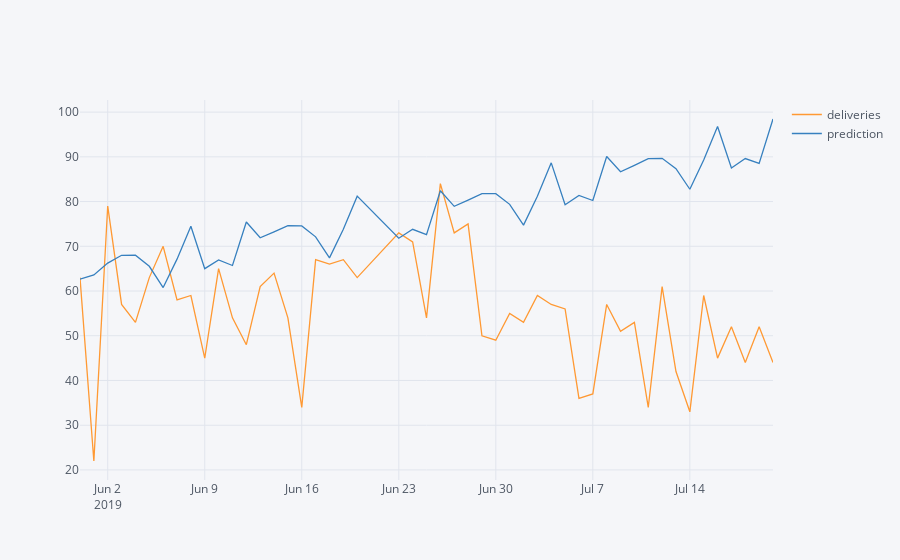

The cell this chart's notebook holds for it:
### Code cell
import pandas as pd
import cufflinks as cf
import plotly.plotly as ply
#from pmdarima.arima import auto_arima
from pyramid.arima import auto_arima

stepwise_model = auto_arima(data, start_p=1, start_q=1,
                            max_p=5, max_q=5, m=12,
                            start_P=0, seasonal=True,
                      d=1, D=1, trace=True,
                      error_action='ignore',  
suppress_warnings=True,
stepwise=True)
stepwise_model.aic()

train = data[:int(0.8*(len(data)))]
test = data [int(0.8*(len(data))):]
results = stepwise_model.fit(train)
print(results.summary().tables[1])

future_forecast = stepwise_model.predict(n_periods=len(test))
future_forecast = pd.DataFrame(future_forecast,
index=test.index,
columns=['prediction'])
pd.concat([test, future_forecast], axis=1).iplot()

### Figure 1 — Plotly figure (JSON) as saved in the notebook; plotly's stock layout.template omitted (floating-point values rounded to 4 significant figures)
{"data": [{"line": {"color": "rgba(255, 153, 51, 1.0)", "dash": "solid", "shape": "linear", "width": 1.3}, "mode": "lines", "name": "deliveries", "text": "", "type": "scatter", "uid": "16fe5105-a01a-4215-90bb-3e010d8b99ed", "x": ["2019-05-31", "2019-06-01", "2019-06-02", "2019-06-03", "2019-06-04", "2019-06-05", "2019-06-06", "2019-06-07", "2019-06-08", "2019-06-09", "2019-06-10", "2019-06-11", "2019-06-12", "2019-06-13", "2019-06-14", "2019-06-15", "2019-06-16", "2019-06-17", "2019-06-18", "2019-06-19", "2019-06-20", "2019-06-23", "2019-06-24", "2019-06-25", "2019-06-26", "2019-06-27", "2019-06-28", "2019-06-29", "2019-06-30", "2019-07-01", "2019-07-02", "2019-07-03", "2019-07-04", "2019-07-05", "2019-07-06", "2019-07-07", "2019-07-08", "2019-07-09", "2019-07-10", "2019-07-11", "2019-07-12", "2019-07-13", "2019-07-14", "2019-07-15", "2019-07-16", "2019-07-17", "2019-07-18", "2019-07-19", "2019-07-20"], "y": [63, 22, 79, 57, 53, 63, 70, 58, 59, 45, 65, 54, 48, 61, 64, 54, 34, 67, 66, 67, 63, 73, 71, 54, 84, 73, 75, 50, 49, 55, 53, 59, 57, 56, 36, 37, 57, 51, 53, 34, 61, 42, 33, 59, 45, 52, 44, 52, 44]}, {"line": {"color": "rgba(55, 128, 191, 1.0)", "dash": "solid", "shape": "linear", "width": 1.3}, "mode": "lines", "name": "prediction", "text": "", "type": "scatter", "uid": "5f4b1f25-b53c-466b-973d-243f7e3ea29c", "x": ["2019-05-31", "2019-06-01", "2019-06-02", "2019-06-03", "2019-06-04", "2019-06-05", "2019-06-06", "2019-06-07", "2019-06-08", "2019-06-09", "2019-06-10", "2019-06-11", "2019-06-12", "2019-06-13", "2019-06-14", "2019-06-15", "2019-06-16", "2019-06-17", "2019-06-18", "2019-06-19", "2019-06-20", "2019-06-23", "2019-06-24", "2019-06-25", "2019-06-26", "2019-06-27", "2019-06-28", "2019-06-29", "2019-06-30", "2019-07-01", "2019-07-02", "2019-07-03", "2019-07-04", "2019-07-05", "2019-07-06", "2019-07-07", "2019-07-08", "2019-07-09", "2019-07-10", "2019-07-11", "2019-07-12", "2019-07-13", "2019-07-14", "2019-07-15", "2019-07-16", "2019-07-17", "2019-07-18", "2019-07-19", "2019-07-20"], "y": [62.65, 63.59, 66.24, 67.99, 68.0, 65.53, 60.78, 67.13, 74.47, 65.0, 66.95, 65.7, 75.44, 71.91, 73.23, 74.62, 74.56, 72.11, 67.41, 73.81, 81.22, 71.8, 73.8, 72.62, 82.42, 78.94, 80.32, 81.77, 81.77, 79.38, 74.73, 81.19, 88.66, 79.3, 81.36, 80.23, 90.09, 86.67, 88.11, 89.62, 89.67, 87.34, 82.75, 89.27, 96.79, 87.5, 89.61, 88.55, 98.46]}], "layout": {"legend": {"bgcolor": "#F5F6F9", "font": {"color": "#4D5663"}}, "paper_bgcolor": "#F5F6F9", "plot_bgcolor": "#F5F6F9", "title": {"font": {"color": "#4D5663"}}, "xaxis": {"gridcolor": "#E1E5ED", "showgrid": true, "tickfont": {"color": "#4D5663"}, "title": {"font": {"color": "#4D5663"}, "text": ""}, "zerolinecolor": "#E1E5ED"}, "yaxis": {"gridcolor": "#E1E5ED", "showgrid": true, "tickfont": {"color": "#4D5663"}, "title": {"font": {"color": "#4D5663"}, "text": ""}, "zerolinecolor": "#E1E5ED"}}}
